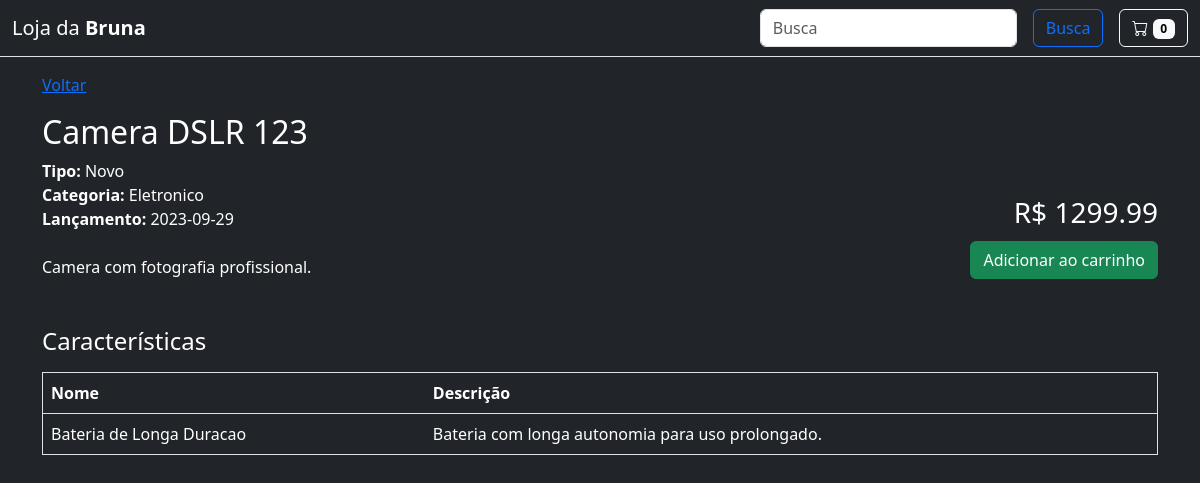
Screenshot of /produto.php?id=2 with the database file from the repository.
### tables this page shows
CREATE TABLE Produto (
    id INT(4) AUTO_INCREMENT PRIMARY KEY,
    nome VARCHAR(255) NOT NULL,
    descricao TEXT,
    preco DECIMAL(10, 2) NOT NULL,
    tipo ENUM('Novo', 'Usado', 'Promocao', 'Liquidacao', 'Outros') NOT NULL,
    categoria SET('Eletronico', 'Telefonia', 'Informatica', 'Eletrodomesticos', 'Acessorios', 'Outros') NOT NULL,
    data_lancamento DATE,
    desconto_usados DECIMAL(10, 2)
);

CREATE TABLE Caracteristica (
    id INT(4) AUTO_INCREMENT PRIMARY KEY,
    nome VARCHAR(255) NOT NULL,
    descricao TEXT
);

### produto.php (the view, shortened to what this page needs)
<?php
require_once("conexao.php");
$id = $_GET["id"];
try {
    $stmt = $conn->prepare("SELECT nome, tipo, categoria, descricao, preco, data_lancamento, desconto_usados FROM produto WHERE id = " . $id);
    $stmt->execute();
    $produto = $stmt->fetch(PDO::FETCH_ASSOC);
    $stmt = $conn->prepare("
        SELECT c.nome, c.descricao
        FROM produto_caracteristica AS pc
        INNER JOIN caracteristica AS c
        ON pc.id_caracteristica = c.id
        WHERE pc.id_produto = " . $id
    );
    $stmt->execute();
    $caracteristicas = $stmt->fetchAll(PDO::FETCH_ASSOC);
} catch (PDOException $e) {
    echo "Error: " . $e->getMessage();
}
?>
<!doctype html>
<html lang="pt-br">
    <head>
        <link rel="stylesheet" href="https://cdn.jsdelivr.net/npm/bootstrap-icons@1.11.3/font/bootstrap-icons.min.css">
        <link href="https://cdn.jsdelivr.net/npm/bootstrap@5.3.2/dist/css/bootstrap.min.css" rel="stylesheet"/>
    </head>
    <body class="bg-dark text-white">
        <?php require("header.php") ?>
        <div class="container mt-3">
            <a href="/loja" class="link-primary">Voltar</a>
            <h2 class="mt-3"><?= $produto["nome"] ?></h2>
            <div class="row mb-5">
                <div class="col-12 col-md-6 d-flex flex-column">
                    <span><b>Tipo:</b> <?= $produto["tipo"] ?></span>
                    <span><b>Categoria:</b> <?= $produto["categoria"] ?></span>
                    <span><b>Lançamento:</b> <?= $produto["data_lancamento"] ?></span>
                    <br/>
                    <span><?= $produto["descricao"] ?></span>
                </div>
                <div class="col-12 col-md-6 d-flex flex-column align-items-end justify-content-end">
                    <h3>R$ <?= $produto["preco"] ?></h3>
                    <form action="/loja/carrinho.php" method="GET">
                        <input class="btn btn-success mt-1" type="submit" value="Adicionar ao carrinho">
                    </form>
                </div>
            </div>
            <h4>Características</h4>
            <table class="table table-dark border mt-3">
                <thead>
                    <tr>
                        <th scope="col">Nome</th>
                        <th scope="col">Descrição</th>
                    </tr>
                </thead>
                <tbody>
                    <?php
                        foreach ($caracteristicas as $item) {
                            ?>
                                <tr>
                                    <td scope="row"><?= $item["nome"] ?></td>
                                    <td scope="row"><?= $item["descricao"] ?></td>
                                </tr>
                            <?php
                        }
                    ?>
                </tbody>
            </table>
        </div>
    </body>
</html>

### rows the page displays
produto: nome "Camera DSLR 123", tipo "Novo", categoria "Eletronico", data_lancamento "2023-09-29", descricao "Camera com fotografia profissional.", preco "1299.99"
caracteristica: nome "Bateria de Longa Duracao", descricao "Bateria com longa autonomia para uso prolongado."

### other values shown
$carrinho["quantidade"] "0"
